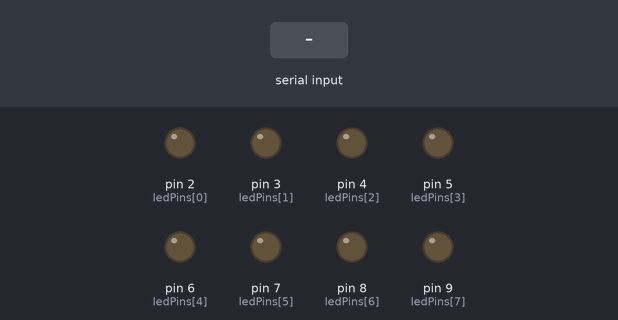
Recording of a sketch running on a simulated Arduino Uno, built with avr-gcc and run on an emulated ATmega328P. Shown: output pins drawn as LEDs (lit = HIGH). Inputs (shaded band) come from the test bench.

Above: at 1.2 s.
1.3 s: "90,45\n" received over Serial
At 2.4 s:
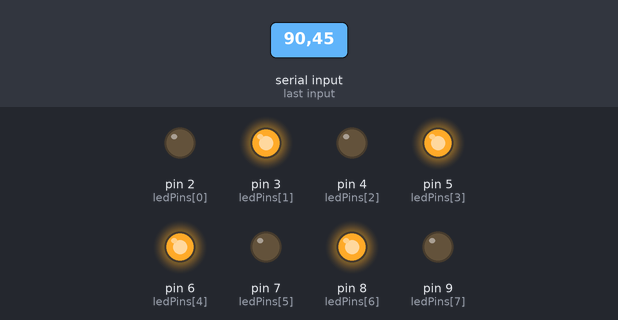
2.8 s: "30,150\n" received over Serial
At 3.5 s:
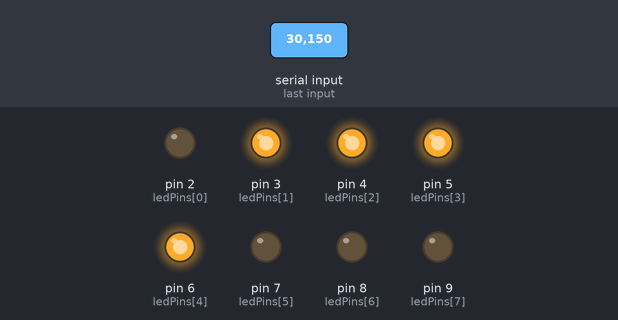
4.3 s: "5\n" received over Serial
At 5.5 s:
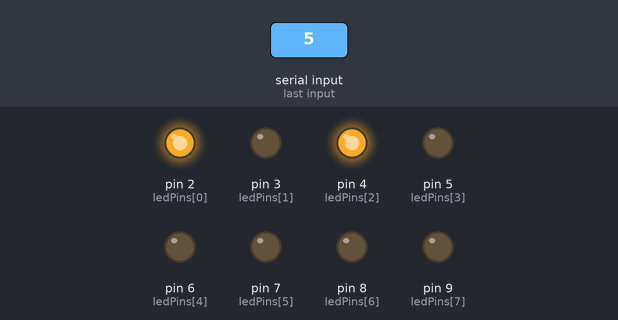
5.8 s: "200\n" received over Serial
At 6.9 s:
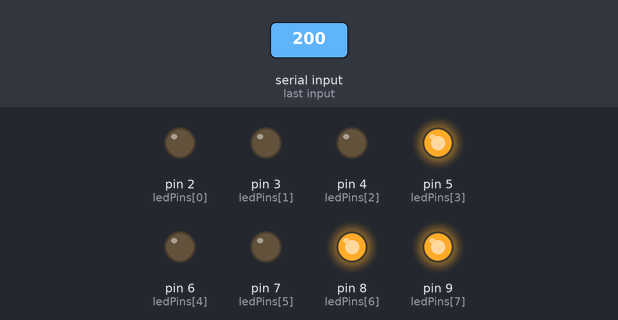
7.3 s: "90\n" received over Serial
At 8.0 s:
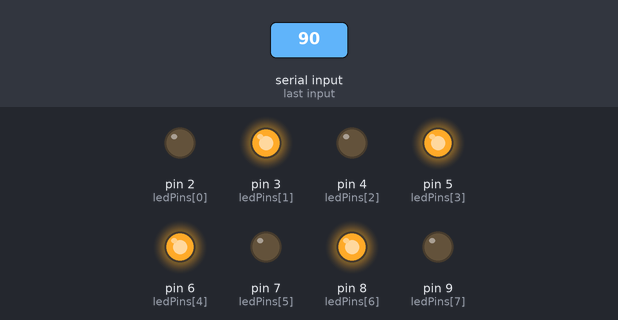
Timing chart, 0 to 9.8 s (numbered marks = the images above; inputs shaded):
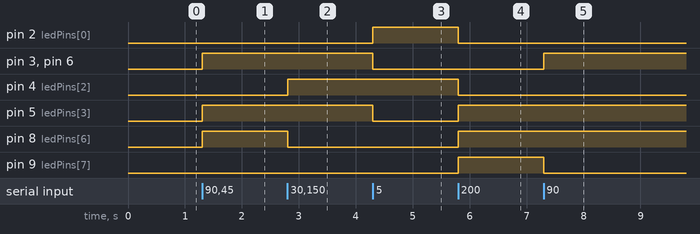

Measured:
- after the input at 1.3 s, pin 3 (ledPins[1]), pin 5 (ledPins[3]), pin 6 (ledPins[4]), pin 8 (ledPins[6]): LOW → HIGH at once
- after the input at 2.8 s, pin 4 (ledPins[2]): LOW → HIGH at once; pin 8 (ledPins[6]): HIGH → LOW at once
- after the input at 4.3 s, pin 2 (ledPins[0]): LOW → HIGH at once; pin 3 (ledPins[1]), pin 5 (ledPins[3]), pin 6 (ledPins[4]): HIGH → LOW at once
- after the input at 5.8 s, pin 2 (ledPins[0]), pin 4 (ledPins[2]): HIGH → LOW at once; pin 5 (ledPins[3]), pin 8 (ledPins[6]), pin 9 (ledPins[7]): LOW → HIGH at once
- after the input at 7.3 s, pin 3 (ledPins[1]), pin 6 (ledPins[4]): LOW → HIGH at once; pin 9 (ledPins[7]): HIGH → LOW at once

The sketch:

firmware.ino
```cpp
#define DELAY 100

int ledPins[] = {2,3,4,5,6,7,8,9};

byte in = 0;

void setup() {
  Serial.begin(9600);

  for (int i = 0; i < 8; i++) {
    pinMode(ledPins[i], OUTPUT);
  }
}

void loop() {
  if (Serial.available() > 0) {
    String raw_in = Serial.readStringUntil('\n');

    in = (byte) raw_in.toInt();

    for (int i = 7; i >= 0; i--) {
      byte bit = bitRead(in, i);

      digitalWrite(ledPins[i], bit);
    }
  }
}
```
